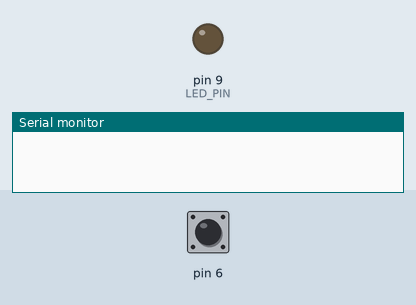
Bench run of a sketch on a simulated Arduino Uno, built with avr-gcc and run on an emulated ATmega328P. Shown: output pins drawn as LEDs (lit = HIGH), the last lines printed to the serial monitor. Dashed ring = blinking. Inputs (shaded band) come from the test bench; at power-on: pin 6 HIGH.

Above: at 1.2 s.
1.3 s: pin 6 pulled LOW for 1 s
At 1.45 s:
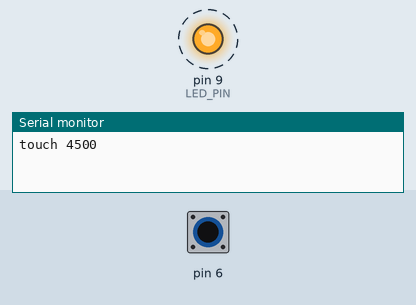
3.8 s: pin 6 pulled LOW for 0.15 s
At 5.0 s:
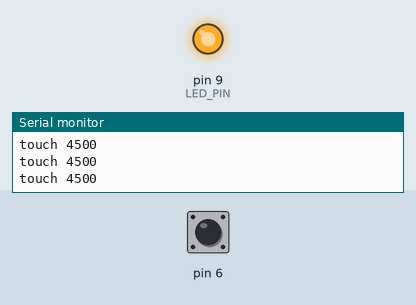
5.4 s: pin 6 pulled LOW for 3.2 s
At 9.2 s:
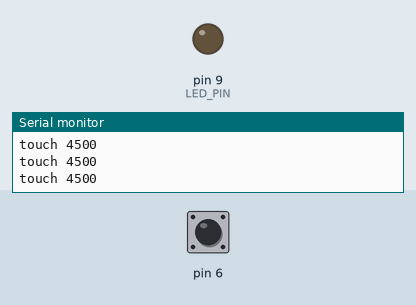
Timing chart, 0 to 10.7 s (numbered marks = the images above; inputs shaded):
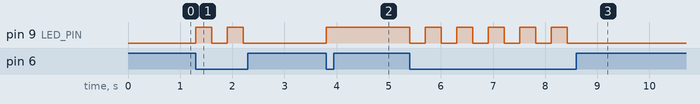

The sketch:

capacitive_sensor_touch.ino
```cpp
// snippet: capacitive_sensor_touch
// tags: touch, capacitive, capacitivesensor, touch-lamp, toggle, sensor, foil
// boards: avr, megaavr, nano33iot, romi32u4
// library: CapacitiveSensor
// description: Touch switch with the CapacitiveSensor library (send pin -> 1M resistor -> receive pin + foil pad)
// prompts: capacitive touch Arduino, CapacitiveSensor library, touch lamp toggle, foil touch pad, touch switch LED, DIY touch sensor
// exact-include: CapacitiveSensor.h

#include <CapacitiveSensor.h>

CapacitiveSensor cs = CapacitiveSensor(4, 6);  // send pin 4, receive pin 6
const long TOUCH_THRESHOLD = 1000;
const unsigned long LOCKOUT_MS = 300;          // one toggle per touch
const int LED_PIN = 9;

unsigned long lastToggleMs = 0;
bool ledOn = false;

void setup() {
  Serial.begin(9600);
  pinMode(LED_PIN, OUTPUT);
}

void loop() {
  long reading = cs.capacitiveSensor(30);      // 30 samples

  unsigned long now = millis();
  if (reading > TOUCH_THRESHOLD && now - lastToggleMs > LOCKOUT_MS) {
    lastToggleMs = now;
    ledOn = !ledOn;
    digitalWrite(LED_PIN, ledOn ? HIGH : LOW);
    Serial.print("touch ");
    Serial.println(reading);
  }
}
```

Measured:
- after the input at 1.3 s, pin 9 (LED_PIN): alternates HIGH for 0.30 s and LOW for 0.30 s, 4 changes in all, then stays LOW, starting at once
- after the input at 3.8 s, pin 9 (LED_PIN): LOW → HIGH at once
- after the input at 5.4 s, pin 9 (LED_PIN): alternates HIGH for 0.30 s and LOW for 0.30 s, 11 changes in all, then stays LOW, starting at once
